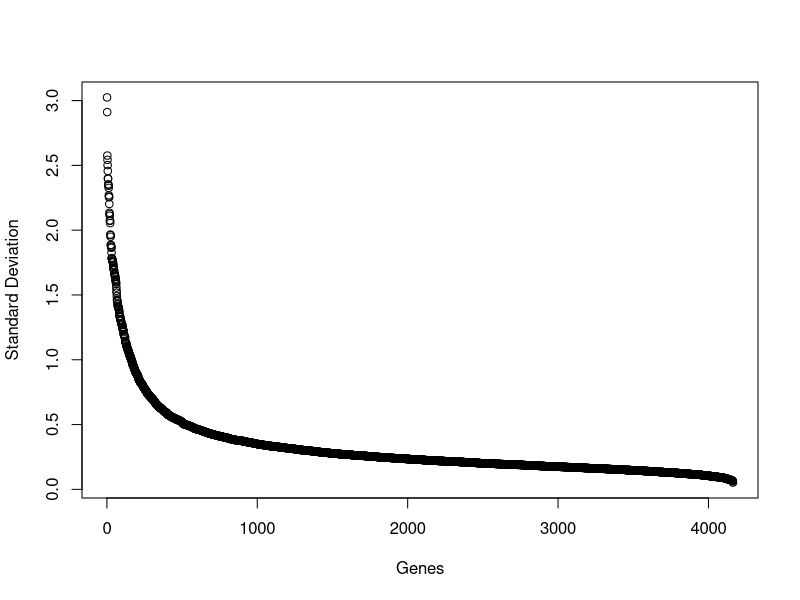
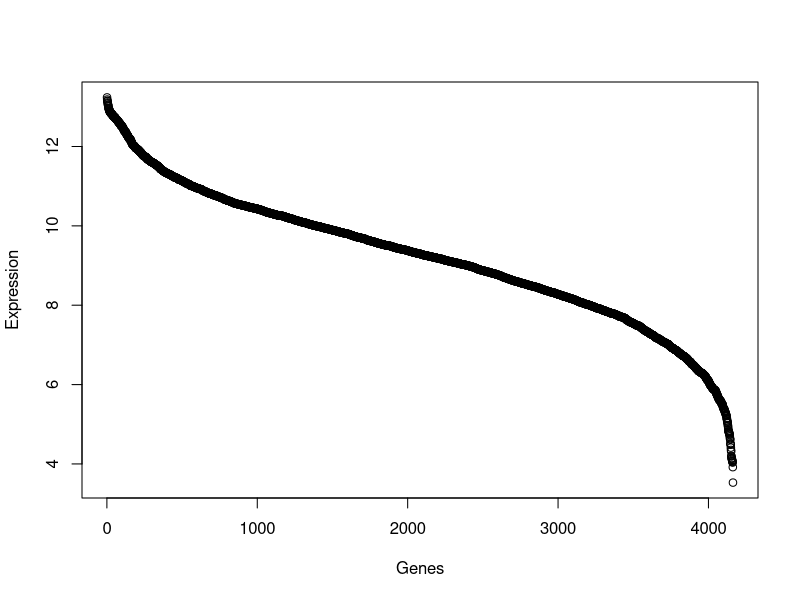
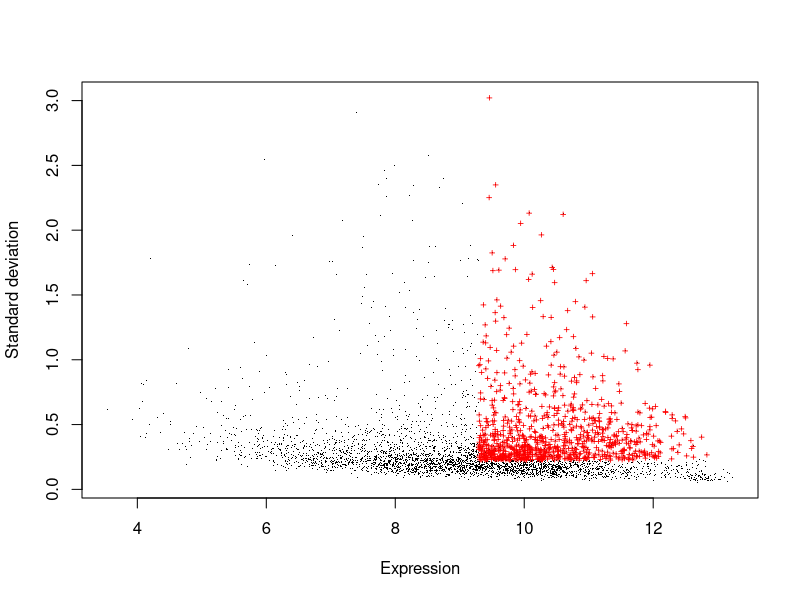

The R source for these figures, in order: (Note: this script raises an error after producing the figures.)
# DAY 4
library(pvclust)
library(gplots)

matrix.org <- read.table("inData/covert.withsymbols.log.Dec05.tab")

typeof(matrix.org)
class(matrix.org )
dim(matrix.org)

# We'll rank the genes according to their standard deviation and mean

# See low variance of expression genes
variance <- apply(matrix.org, MARGIN = 1, FUN = sd)
variance.rank <- rank(1/variance)
plot(variance.rank,variance,xlab = "Genes",ylab = "Standard Deviation")

# See high expression genes
mean.expression <- apply(matrix.org, 1, mean)
int.rank <- rank(1/mean.expression)
plot(int.rank,mean.expression,xlab = "Genes",ylab = "Expression")

# Selected genes ----------------------------------------------------------

# Remove low variance and expression genes
variance.sel <- which(variance>quantile(variance,0.50))
expression.sel <- which(mean.expression>quantile(mean.expression,0.50))

length(variance.sel)
length(expression.sel)

# Here we select the genes that accomplish both criteria
gene.sel <- intersect(variance.sel, expression.sel)
matrix.sel <- matrix.org[gene.sel, ]

plot(mean.expression, variance, xlab = "Expression", 
     ylab = "Standard deviation", pch=".")
points(mean.expression[gene.sel], variance[gene.sel], 
       col = "red", pch="+", cex = .7)

# Exercise ----------------------------------------------------------------

percentage <- 0.80
variance.ex <- which(variance>quantile(variance, percentage))
expression.ex <- which(mean.expression>quantile(mean.expression, percentage))
length(variance.ex)
length(expression.ex)

gen.ex <- intersect(variance.ex, expression.ex)
length(gene.ex)

# Hierarchical clustering -------------------------------------------------

# We choose this distance measures and methods
method <- "average"
distance <- "euclidean"

clustering <- hclust(dist(t(matrix.sel), method = distance), method = method)
plot(clustering)

# Splitting the number of clusters
groups <- cutree(clustering,6)
samples <- colnames(matrix.sel)
print(samples[groups==1])
print(samples[groups==2])
print(samples[groups==3])
print(samples[groups==4])
print(samples[groups==5])
print(samples[groups==6])

heatmap.2(as.matrix(matrix.sel), Rowv=TRUE, Colv=as.dendrogram(clustering), 
          key=TRUE, scale="row", col = redgreen(75), symkey=FALSE, 
          density.info = "histogram", trace="none", labRow=FALSE)
# labRow shows the name of the genes

# Cluster stability -------------------------------------------------------

set.seed(5)
pv <- pvclust(matrix.sel, method.hclust=method, method.dist=distance, nboot=10)
# nboot means number of bootstrapings

p.value <- 0.05

plot(pv)
pvrect(pv, alpha = 1-p.value)

# What did we just do here?
# A p.value of 5% means that we want to be sure that the clusters formed at the
# end to be in at least 95% (1-p) of the bootstraped clusters (that means that
# the clusters are Significant). That's the reason for the alpha value. The AU
# values give us this degree of certainly.

outliers <- c(grep("ec_aer_fnr_nO_a", colnames(matrix.sel)),
              grep("ec_aer_appY_O_c", colnames(matrix.sel)),
              grep("ec_aer_oxyR_nO_c", colnames(matrix.sel)),
              grep("ec_aer_appY_nO_c", colnames(matrix.sel)))

# grep() gives us the indexes of the outliers

new.matrix <- matrix.sel[,-outliers]

dim(matrix.sel)
dim(new.matrix)

pv0 <- pvclust(new.matrix, method.hclust=method, method.dist=distance, nboot=10)
plot(pv0)
pvrect(pv0, alpha = 1-p.value)

# Now we're gonna check the stability of the gene clusters

# t() This function transpose de Matrix or Dataframe
pv1 <- pvclust(t(matrix.sel), method.hclust=method, method.dist=distance, nboot=10)
# We' won't plot pv1 because there're too many things on the x-axis. So, we'll
# just display a numerical value to see the clusters formed.

pv1.pp <- pvpick(pv1, alpha = 1-p.value)

k <- length(pv1.pp$clusters)
print(k) # Number of stable clusters. Ther're just two clusters, because the low
# value of boostraps that we did. If we increase this number to 100 for instance
# this value will be better, but it will take a long.

# Interpretation (functional analysis) ------------------------------------

clustering.genes = hclust(dist(matrix.sel, method = distance), method = method)
plot(clustering.genes)
groups = cutree(clustering.genes, k=2) # k=2 porque sólo tenemos 2 clústers
# Note: group numbers are different in 'pvclust()'
gene = rownames(matrix.sel)

cluster.sel <- 2
genes_cluster <- gene[!groups==cluster.sel] # vector con el nombre de los genes
print(length(genes_cluster))

# K-Means Clustering ------------------------------------------------------

number_of_clusters <- 2
km <- kmeans(t(matrix.sel), centers=number_of_clusters)
table(km$cluster)

my.col = palette()[2:3]
col = my.col[as.vector(km$cluster)]
samp.col = col[order(km$cluster)]

heatmap.2(as.matrix(matrix.sel), Rowv=FALSE, Colv=as.dendrogram(clustering), 
          scale="row", dendrogram="col", ColSideColors=samp.col, 
          col=redgreen(75), density.info="histogram", trace="none", labRow=FALSE)

number_of_clusters <- 8
km <- kmeans(t(new.matrix), centers=number_of_clusters)
table(km$cluster)

my.col_25 = c("dodgerblue2", "#E31A1C", "green4", "#6A3D9A", "#FF7F00", "black", 
             "gold1", "skyblue2", "#FB9A99", "palegreen2", "#CAB2D6", "#FDBF6F", 
             "gray70", "khaki2", "maroon", "orchid1", "deeppink1", "blue1", 
             "steelblue4", "darkturquoise", "green1", "yellow4", "yellow3", 
             "darkorange4", "brown")

ncol(as.matrix(new.matrix))

library(RColorBrewer)

qual_col_pals = brewer.pal.info[brewer.pal.info$category == 'qual',]
col_vector = unlist(mapply(brewer.pal, qual_col_pals$maxcolors, rownames(qual_col_pals)))

my.col_39 <- col_vector[1:39]

col = my.col_39[as.vector(km$cluster)]
samp.col <- col[order(km$cluster)]

clustering.new <- hclust(dist(t(new.matrix), method = distance), method = method)
heatmap.2(as.matrix(new.matrix), Rowv=FALSE, Colv=as.dendrogram(clustering.new), 
          scale="row", dendrogram="col", ColSideColors=samp.col, 
          col=redgreen(75), density.info="histogram", trace="none", labRow=FALSE)
